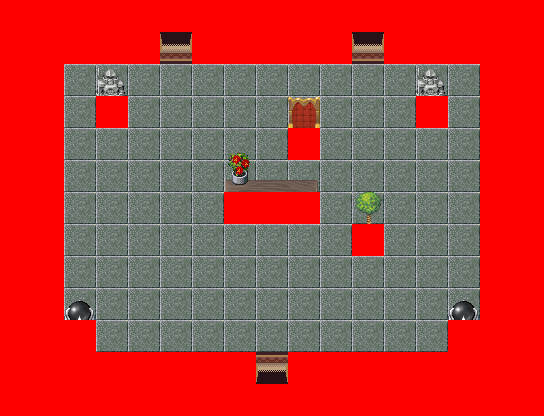

This game map was drawn from its Tiled (.tmx) file and the tilesets committed beside it. A one-line description and the trimmed map source follow:
An orthogonal 17x13 tile map with 32x32 px tiles, 8 tile layers (0_floor, 1_terrain, 2_object, 3_roof, ...), 10 tilesets.

<map version="1.0" orientation="orthogonal" width="17" height="13" tilewidth="32" tileheight="32">
 <tileset name="int_wall_dark_red" firstgid="1" tilewidth="32" tileheight="32">
  <image source="../../tileset/building/wall/int_wall_dark_red.png" width="128" height="128" />
 </tileset>
 <tileset name="int_wall_dark_red_corners" firstgid="17" tilewidth="32" tileheight="32">
  <image source="../../tileset/building/wall/int_wall_dark_red_corners.png" width="128" height="128" />
 </tileset>
 <tileset name="dark_red_ns" firstgid="33" tilewidth="32" tileheight="32">
  <image source="../../tileset/building/entrance/dark_red_ns.png" width="96" height="128" />
 </tileset>
 <tileset name="collision" firstgid="45" tilewidth="32" tileheight="32">
  <image source="../../tileset/logic/collision.png" width="32" height="32" />
 </tileset>
 <tileset name="fotele_czerwone_zaslona" firstgid="46" tilewidth="32" tileheight="32">
  <image source="../../tileset/pol/wyposazenie/fotele_czerwone_zaslona.png" width="160" height="192" />
 </tileset>
 <tileset name="kula_czarna" firstgid="76" tilewidth="32" tileheight="32">
  <image source="../../tileset/pol/wyposazenie/kula_czarna.png" width="64" height="64" />
 </tileset>
 <tileset name="roslinki_drzewka" firstgid="80" tilewidth="32" tileheight="32">
  <image source="../../tileset/pol/natura/kwiaty/roslinki_drzewka.png" width="512" height="64" />
 </tileset>
 <tileset name="statua" firstgid="112" tilewidth="32" tileheight="32">
  <image source="../../tileset/pol/posagi/statua.png" width="64" height="64" />
 </tileset>
 <tileset name="kafelki" firstgid="116" tilewidth="32" tileheight="32">
  <image source="../../tileset/pol/domki/podloga/kafelki_blyszczace.png" width="192" height="192" />
 </tileset>
 <tileset name="biorko" firstgid="152" tilewidth="32" tileheight="32">
  <image source="../../tileset/pol/wyposazenie/stoly/drewniana_lawa.png" width="96" height="64" />
 </tileset>
 <layer name="0_floor" width="17" height="13">
  <data>[221 cells, 164 non-empty, 1 distinct tile ids]</data>
 </layer>
 <layer name="1_terrain" width="17" height="13">
  <data>[221 cells, 104 non-empty, 21 distinct tile ids]</data>
 </layer>
 <layer name="2_object" width="17" height="13">
  <data>[221 cells, 25 non-empty, 17 distinct tile ids]</data>
 </layer>
 <layer name="3_roof" width="17" height="13">
  <data>[221 cells, 9 non-empty, 7 distinct tile ids]</data>
 </layer>
 <layer name="4_roof_add" width="17" height="13">
  <data>[221 cells, 2 non-empty, 2 distinct tile ids]</data>
 </layer>
 <layer name="objects" width="17" height="13">
  <data>[221 cells, 0 non-empty, 0 distinct tile ids]</data>
 </layer>
 <layer name="collision" width="17" height="13">
  <data>[221 cells, 110 non-empty, 1 distinct tile ids]</data>
 </layer>
 <layer name="protection" width="17" height="13">
  <data>[221 cells, 0 non-empty, 0 distinct tile ids]</data>
 </layer>
</map>
